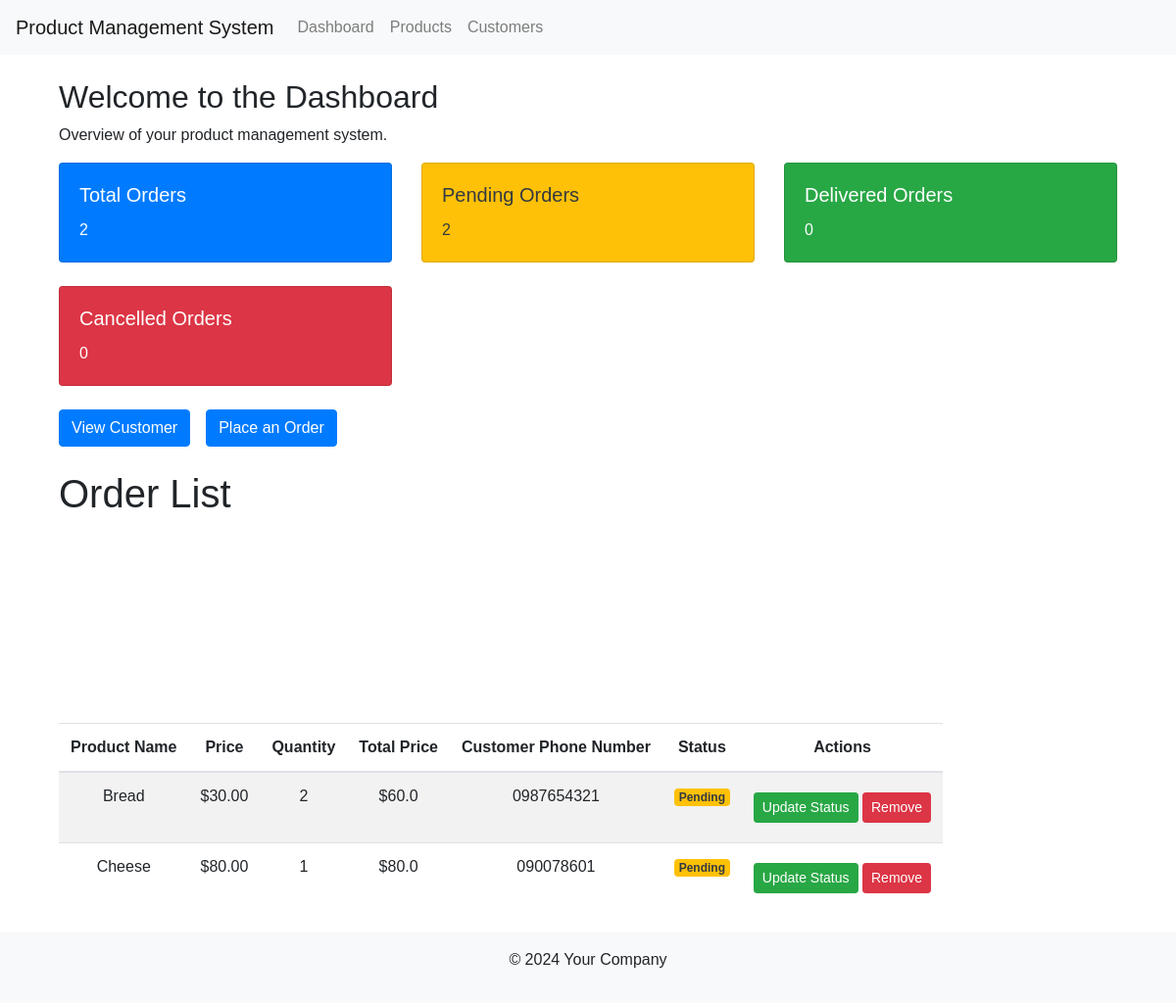
Before: / with the older database file.
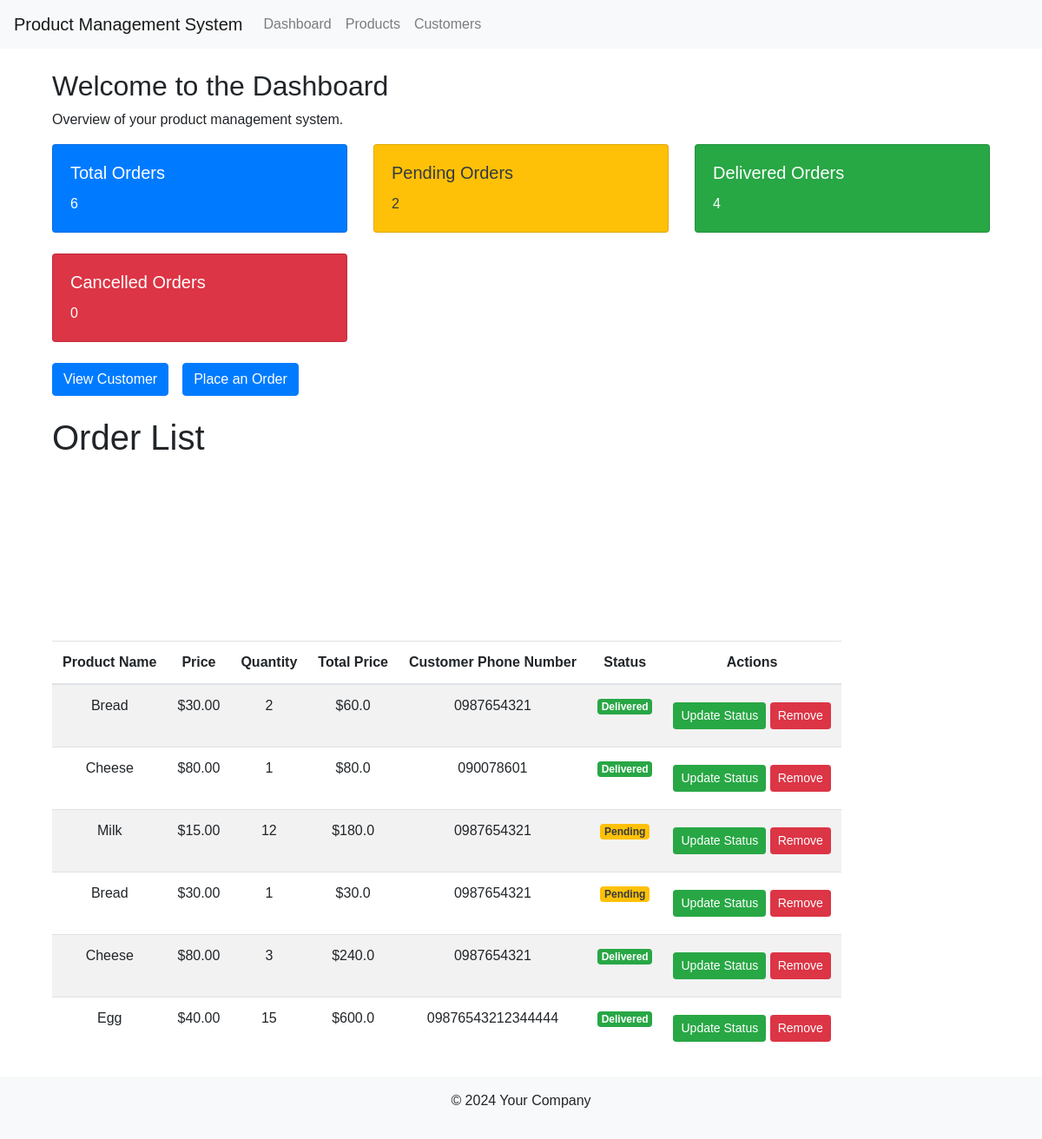
After: the same page with the newer database file.
### newapp/models.py (models this page shows, shortened)
class Order(models.Model):
    quantity = models.PositiveIntegerField(default=1)  # Default to 1 if not provided
    total_bill = models.FloatField(default=0.0)
    STATUS_CHOICES = [
        ('PENDING', 'Pending'),
        ('DELIVERED', 'Delivered'),
        ('CANCELLED', 'Cancelled'),
    ]
    customer = models.ForeignKey(Customer, on_delete=models.CASCADE)
    product = models.ForeignKey(Product, on_delete=models.CASCADE)
    status = models.CharField(max_length=10, choices=STATUS_CHOICES, default='PENDING')
    created_at = models.DateTimeField(auto_now_add=True)

class Product(models.Model):
    name = models.CharField(max_length=100)
    price = models.DecimalField(max_digits=10, decimal_places=2)

class Customer(models.Model):
    first_name = models.CharField(max_length=30)
    last_name = models.CharField(max_length=30)
    email = models.EmailField(max_length=254, validators=[EmailValidator()])
    password = models.CharField(max_length=128)
    phone_number = models.CharField(
        max_length=15,
        validators=[RegexValidator(regex=r'^\+?1?\d{9,15}$', message="Phone number must be entered in the format: '+999999999'. Up to 15 digits allowed.")]
    )

### newapp/views.py (the view)
# urls.py: path('', views.dashboard, name='dashboard'),
def dashboard(request):
    orders = Order.objects.all()
    total_orders = orders.count()
    pending_orders = orders.filter(status='PENDING').count()
    delivered_orders = orders.filter(status='DELIVERED').count()
    cancelled_orders = Order.objects.filter(status='CANCELLED').count()
    context = {
        'total_orders': total_orders,
        'pending_orders': pending_orders,
        'delivered_orders': delivered_orders,
        'cancelled_orders': cancelled_orders,
        'orders': orders
    }
    return render(request, 'accounts/dashboard.html', context)

### newapp/templates/accounts/dashboard.html (shortened to what this page needs)
{% extends 'accounts/main.html' %}
{% block content %}
<div class="container mt-4">
    <h2>Welcome to the Dashboard</h2>
    <p>Overview of your product management system.</p>
    <div class="row">
        <div class="col-md-4 mb-4">
            <div class="card bg-primary text-white">
                <div class="card-body">
                    <h5 class="card-title">Total Orders</h5>
                    <p class="card-text">{{ total_orders }}</p>
                </div>
            </div>
        </div>
        <div class="col-md-4 mb-4">
            <div class="card bg-warning text-dark">
                <div class="card-body">
                    <h5 class="card-title">Pending Orders</h5>
                    <p class="card-text">{{ pending_orders }}</p>
                </div>
            </div>
        </div>
        <div class="col-md-4 mb-4">
            <div class="card bg-success text-white">
                <div class="card-body">
                    <h5 class="card-title">Delivered Orders</h5>
                    <p class="card-text">{{ delivered_orders }}</p>
                </div>
            </div>
        </div>
        <div class="col-md-4 mb-4">
            <div class="card bg-danger text-white">
                <div class="card-body">
                    <h5 class="card-title">Cancelled Orders</h5>
                    <p class="card-text">{{ cancelled_orders }}</p>
                </div>
            </div>
        </div>
    </div>
    <div class="d-flex justify-content-start mb-4 ">
        <a href="{% url 'customers' %}" class="btn btn-primary ">View Customer</a>
        <a href="{% url 'place_order' %}" class="btn btn-primary mx-3">Place an Order</a>
    </div>
</div>
<div class="container">
    <h1>Order List</h1>
    <table class="table table-striped table-responsive">
        <thead>
            <tr>
                <th>Product Name</th>
                <th>Price</th>
                <th>Quantity</th>
                <th>Total Price</th>
                <th>Customer Phone Number</th>
                <th>Status</th>
                <th>Actions</th>
            </tr>
        </thead>
        <tbody>
            {% for order in orders %}
                <tr>
                    <td>{{ order.product.name }}</td>
                    <td>${{ order.product.price }}</td>
                    <td>{{ order.quantity }}</td>
                    <td>${{ order.total_bill }}</td>
                    <td>{{ order.customer.phone_number }}</td>
                    <td>
                        {% if order.status == 'PENDING' %}
                            <span class="badge bg-warning text-dark">{{ order.get_status_display }}</span>
                        {% elif order.status == 'DELIVERED' %}
                            <span class="badge bg-success text-white">{{ order.get_status_display }}</span>
                        {% elif order.status == 'CANCELLED' %}
                            <span class="badge bg-danger text-white">{{ order.get_status_display }}</span>
                        {% endif %}
                    </td>
                    <td>
                        <a href="{% url 'update_order_status' order.id %}" class="btn btn-success btn-sm my-2">Update Status</a>
                        <a href="{% url 'remove_order' order.id %}" class="btn btn-danger btn-sm" onclick="return confirm('Are you sure you want to delete this order?');">Remove</a>
                    </td>
                </tr>
            {% empty %}
                <tr>
                    <td colspan="7">No orders available.</td>
                </tr>
            {% endfor %}
        </tbody>
    </table>
</div>
{% endblock %}

### newapp/templates/accounts/main.html (shortened to what this page needs)
{% load static %}
<!DOCTYPE html>
<html lang="en">
<head>
    <link rel="stylesheet" href="https://stackpath.bootstrapcdn.com/bootstrap/4.5.2/css/bootstrap.min.css">
 <link rel="stylesheet" href="{% static 'css/style.css' %}">
</head>
<body>
    <header>
        <nav class="navbar navbar-expand-lg navbar-light bg-light">
            <a class="navbar-brand" href="#">Product Management System</a>
            <div class="collapse navbar-collapse" id="navbarNav">
                <ul class="navbar-nav">
                    <li class="nav-item">
                        <a class="nav-link" href="{% url 'dashboard' %}">Dashboard</a>
                    </li>
                    <li class="nav-item">
                        <a class="nav-link" href="">Products</a>
                    </li>
                    <li class="nav-item">
                        <a class="nav-link" href="{% url 'customers' %}">Customers</a>
                    </li>
                </ul>
            </div>
        </nav>
    </header>
    <main class="container mt-4">
        {% block content %}{% endblock %}
    </main>
    <footer class="bg-light text-center py-3">
        <p>&copy; 2024 Your Company</p>
    </footer>
</body>
</html>

### newapp/static/css/style.css (style rules this page uses)
body { font-family: Arial, sans-serif; }
header { margin-bottom: 20px; }
footer { margin-top: 20px; }
h2 { margin-top: 20px; }
.table { margin-top: 210px; }
.table th, .table td { text-align: center; }

Changed rows visible on the page:
changed Order (number 1 of 6 on the later page): status "Pending" → "Delivered"
changed Order (number 2 of 6 on the later page): status "Pending" → "Delivered"
added Order: product.name "Milk", product.price "15.00", quantity "12", total_bill "180.0", customer.phone_number "0987654321", status "Pending"
added Order: product.name "Bread", product.price "30.00", quantity "1", total_bill "30.0", customer.phone_number "0987654321", status "Pending"
added Order: product.name "Cheese", product.price "80.00", quantity "3", total_bill "240.0", customer.phone_number "0987654321", status "Delivered"
added Order: product.name "Egg", product.price "40.00", quantity "15", total_bill "600.0", customer.phone_number "09876543212344444", status "Delivered"
Other visible differences:
{{ total_orders }}: "2" → "6"
{{ delivered_orders }}: "0" → "4"
